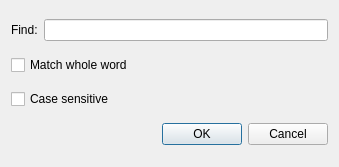
<?xml version="1.0" encoding="UTF-8"?>
<ui version="4.0">
 <class>FindDialog</class>
 <widget class="QDialog" name="FindDialog">
  <property name="geometry">
   <rect>
    <x>0</x>
    <y>0</y>
    <width>339</width>
    <height>167</height>
   </rect>
  </property>
  <property name="windowTitle">
   <string>Dialog</string>
  </property>
  <layout class="QVBoxLayout" name="verticalLayout">
   <item>
    <layout class="QHBoxLayout" name="horizontalLayout">
     <item>
      <widget class="QLabel" name="label">
       <property name="text">
        <string>Find:</string>
       </property>
      </widget>
     </item>
     <item>
      <widget class="QLineEdit" name="txtEdit"/>
     </item>
    </layout>
   </item>
   <item>
    <widget class="QCheckBox" name="chkMathWhole">
     <property name="text">
      <string>Match whole word</string>
     </property>
    </widget>
   </item>
   <item>
    <widget class="QCheckBox" name="chkCaseSensitive">
     <property name="text">
      <string>Case sensitive</string>
     </property>
    </widget>
   </item>
   <item>
    <widget class="QDialogButtonBox" name="buttonBox">
     <property name="orientation">
      <enum>Qt::Horizontal</enum>
     </property>
     <property name="standardButtons">
      <set>QDialogButtonBox::Cancel|QDialogButtonBox::Ok</set>
     </property>
    </widget>
   </item>
  </layout>
 </widget>
 <resources/>
 <connections>
  <connection>
   <sender>buttonBox</sender>
   <signal>accepted()</signal>
   <receiver>FindDialog</receiver>
   <slot>accept()</slot>
   <hints>
    <hint type="sourcelabel">
     <x>248</x>
     <y>254</y>
    </hint>
    <hint type="destinationlabel">
     <x>157</x>
     <y>274</y>
    </hint>
   </hints>
  </connection>
  <connection>
   <sender>buttonBox</sender>
   <signal>rejected()</signal>
   <receiver>FindDialog</receiver>
   <slot>reject()</slot>
   <hints>
    <hint type="sourcelabel">
     <x>316</x>
     <y>260</y>
    </hint>
    <hint type="destinationlabel">
     <x>286</x>
     <y>274</y>
    </hint>
   </hints>
  </connection>
 </connections>
</ui>
